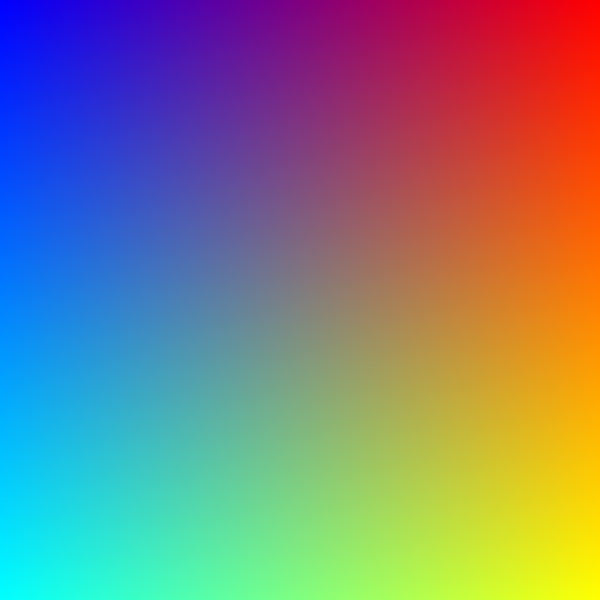
#> input picture test.png, 600 x 600 px
$ python 'Color Palette Generator.py'   (older library calls are emulated)
#> lines starting #> are read from the running program, lines starting #| are printed output that depends on the picture
#> the answer given: test.png
#> the answer given: 3
#!/usr/bin/env python
# coding: utf-8

import numpy as np
import pandas as pd
from matplotlib import pyplot as plt
from PIL import Image
from collections import Counter
from sklearn.cluster import KMeans

WIDTH = 300
HEIGHT = 300

class CPG(object):
    def __init__(self, path='./test.png', cluster=6):
#> called with path = 'test.png', cluster = 3
        self.path = path
        self.cluster = cluster
        try:
            self.image = Image.open(self.path)
#> self.image is the input picture: PIL image 600x600 RGB; mean R, G, B 127.3, 127.3, 127.7
            self.width = self.image.size[0]
#> self.width = 600
            self.height = self.image.size[1]
#> self.height = 600
            self.format = self.image.format
#> self.format = 'PNG'
            self.mode = self.image.mode
#> self.mode = 'RGB'
        except FileNotFoundError:
            print('No such file or directory exists: {}'.format(path))

    def get_data(self):
        print("Width - {}".format(self.width))
#| Width - 600
        print("Height - {}".format(self.height))
#| Height - 600
        print("Format - {}".format(self.format))
#| Format - PNG
        print("Mode - {}".format(self.mode))
#| Mode - RGB

    def show(self):
        plt.figure(figsize=(8, 8))
        plt.imshow(self.image)
        plt.axis('off')

    def calculate_new_size(self):
        if self.width >= self.height:
            wpercent = (WIDTH / float(self.width))
#> wpercent = 0.5
            hsize = int((float(self.height) * float(wpercent)))
#> hsize = 300
            new_width, new_height = WIDTH, hsize
#> new_width = 300; new_height = 300
        else:
            hpercent = (HEIGHT / float(self.height))
            wsize = int((float(self.width) * float(hpercent)))
            new_width, new_height = wsize, HEIGHT
        return new_width, new_height

    def resize(self):
        if self.width > WIDTH or self.height > HEIGHT:
            new_width, new_height = self.calculate_new_size()
#> new_width = 300; new_height = 300
            new_image = self.image.resize((new_width, new_height), Image.ANTIALIAS)
            return new_image
        else:
            return self.image

    def rgb2hex(self,rgb):
        hex = "#{:02x}{:02x}{:02x}".format(int(rgb[0]), int(rgb[1]), int(rgb[2]))
        return hex

    def has_transparency(self):
        img = self.image
        if img.mode == "P":
            transparent = img.info.get("transparency", -1)
            for _, index in img.getcolors():
                if index == transparent:
                    return True
        elif img.mode == "RGBA":
            extrema = img.getextrema()
            if extrema[3][0] < 255:
                return True

        return False

    def remove_transparency(self, img):
        img_array = np.array(img)
        img_vector = img_array.reshape((img_array.shape[0] * img_array.shape[1], 4))
        new_img_vector = [i[:3] for i in img_vector if i[3] == 255]
        return new_img_vector

    def get_matrix(self, img):
        transparent = self.has_transparency()
        if transparent:
            if self.mode == 'P':
                img = img.convert('RGBA')
                img_vector = self.remove_transparency(img)
            else:
                img_vector = self.remove_transparency(img)
        else:
            img = img.convert("RGB")
            img_array = np.array(img)
            img_vector = img_array.reshape((img_array.shape[0] * img_array.shape[1], 3))

        return img_vector

    def get_color(self):
        cluster = self.cluster
        image = self.resize()
        img_vector = self.get_matrix(image)

        model = KMeans(n_clusters=cluster)
        labels = model.fit_predict(img_vector)
        label_counts = Counter(labels)
#> label_counts = {1: 39378, 2: 25414, 0: 25208}

        values = [value for key, value in label_counts.most_common()]
#> values = [39378, 25414, 25208]
        orders = [key for key, value in label_counts.most_common()]
#> orders = [1, 2, 0]
        centers = [model.cluster_centers_[order] for order in orders]
#> centers = [[55.64, 126.8, 199.2], [183.5, 61.26, 71.37], [182.3, 194.2, 72.55]]

        len_lc = len(label_counts)
#> len_lc = 3
        len_cc = len(model.cluster_centers_)

        if len_lc == len_cc:
            hex_colors = [self.rgb2hex(center) for center in centers]
#> hex_colors = ['#377ec7', '#b73d47', '#b6c248']

            plt.figure(figsize=(14, 8))
            plt.subplot(221)
            plt.imshow(image)
            plt.axis('off')

            plt.subplot(222)
            plt.pie(values, labels=hex_colors, colors=hex_colors, startangle=90)
            plt.axis('equal')
            plt.show()
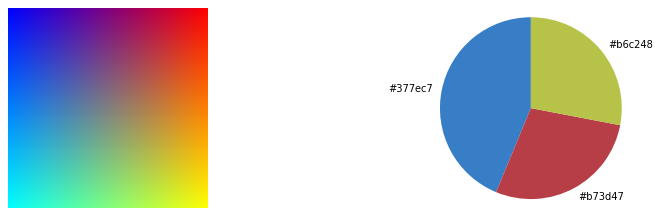
#> figure drawn by matplotlib, 2 panels
        else:
            hex_colors = [self.rgb2hex(center) for center in centers]

            plt.figure(figsize=(14, 8))
            plt.subplot(221)
            plt.imshow(image)
            plt.axis('off')

            plt.subplot(222)
            plt.pie(values, labels=hex_colors[:len_lc], colors=hex_colors[:len_lc], startangle=90)
            plt.axis('equal')
            plt.show()


def main():
    path = input("Enter the path of the file: ")
    cluster = int(input("Enter the no. of clusters: "))
    cpg = CPG(path, cluster)
    cpg.get_data()
    cpg.get_color()

if __name__ == "__main__":
    main()
